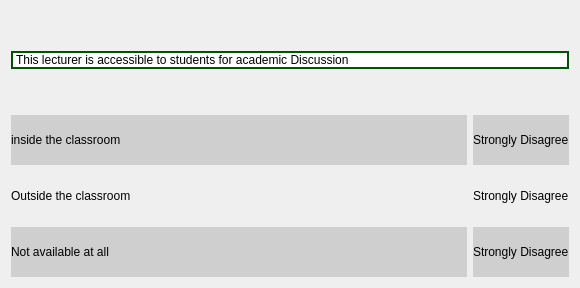
                        <widget class="QWidget" name="page_5">
                         <layout class="QVBoxLayout" name="verticalLayout_35">
                          <item>
                           <spacer name="verticalSpacer_15">
                            <property name="orientation">
                             <enum>Qt::Vertical</enum>
                            </property>
                            <property name="sizeHint" stdset="0">
                             <size>
                              <width>20</width>
                              <height>40</height>
                             </size>
                            </property>
                           </spacer>
                          </item>
                          <item>
                           <widget class="QLabel" name="label_39">
                            <property name="minimumSize">
                             <size>
                              <width>0</width>
                              <height>0</height>
                             </size>
                            </property>
                            <property name="styleSheet">
                             <string notr="true">background-color: rgb(255, 255, 255);
color: rgb(0, 0, 0);
border: 2px solid rgb(0, 85, 0);
height: 100px</string>
                            </property>
                            <property name="text">
                             <string>This lecturer is accessible to students for academic Discussion</string>
                            </property>
                           </widget>
                          </item>
                          <item>
                           <spacer name="verticalSpacer_17">
                            <property name="orientation">
                             <enum>Qt::Vertical</enum>
                            </property>
                            <property name="sizeHint" stdset="0">
                             <size>
                              <width>20</width>
                              <height>40</height>
                             </size>
                            </property>
                           </spacer>
                          </item>
                          <item>
                           <layout class="QGridLayout" name="gridLayout_3" rowminimumheight="50,50,50">
                            <item row="1" column="1" alignment="Qt::AlignHCenter">
                             <widget class="QLabel" name="label_30">
                              <property name="text">
                               <string>Strongly Disagree</string>
                              </property>
                             </widget>
                            </item>
                            <item row="2" column="0">
                             <widget class="QLabel" name="label_27">
                              <property name="styleSheet">
                               <string notr="true">background-color: rgb(207, 207, 207);</string>
                              </property>
                              <property name="text">
                               <string>Not available at all</string>
                              </property>
                             </widget>
                            </item>
                            <item row="1" column="0">
                             <widget class="QLabel" name="label_28">
                              <property name="text">
                               <string>Outside the classroom</string>
                              </property>
                             </widget>
                            </item>
                            <item row="0" column="0">
                             <widget class="QLabel" name="label_32">
                              <property name="styleSheet">
                               <string notr="true">background-color: rgb(207, 207, 207);</string>
                              </property>
                              <property name="text">
                               <string>inside the classroom                                                                                                        </string>
                              </property>
                             </widget>
                            </item>
                            <item row="0" column="1" alignment="Qt::AlignHCenter">
                             <widget class="QLabel" name="label_31">
                              <property name="styleSheet">
                               <string notr="true">background-color: rgb(207, 207, 207);</string>
                              </property>
                              <property name="text">
                               <string>Strongly Disagree</string>
                              </property>
                             </widget>
                            </item>
                            <item row="2" column="1" alignment="Qt::AlignHCenter">
                             <widget class="QLabel" name="label_29">
                              <property name="styleSheet">
                               <string notr="true">background-color: rgb(207, 207, 207);</string>
                              </property>
                              <property name="text">
                               <string>Strongly Disagree</string>
                              </property>
                             </widget>
                            </item>
                           </layout>
                          </item>
                         </layout>
                        </widget>
